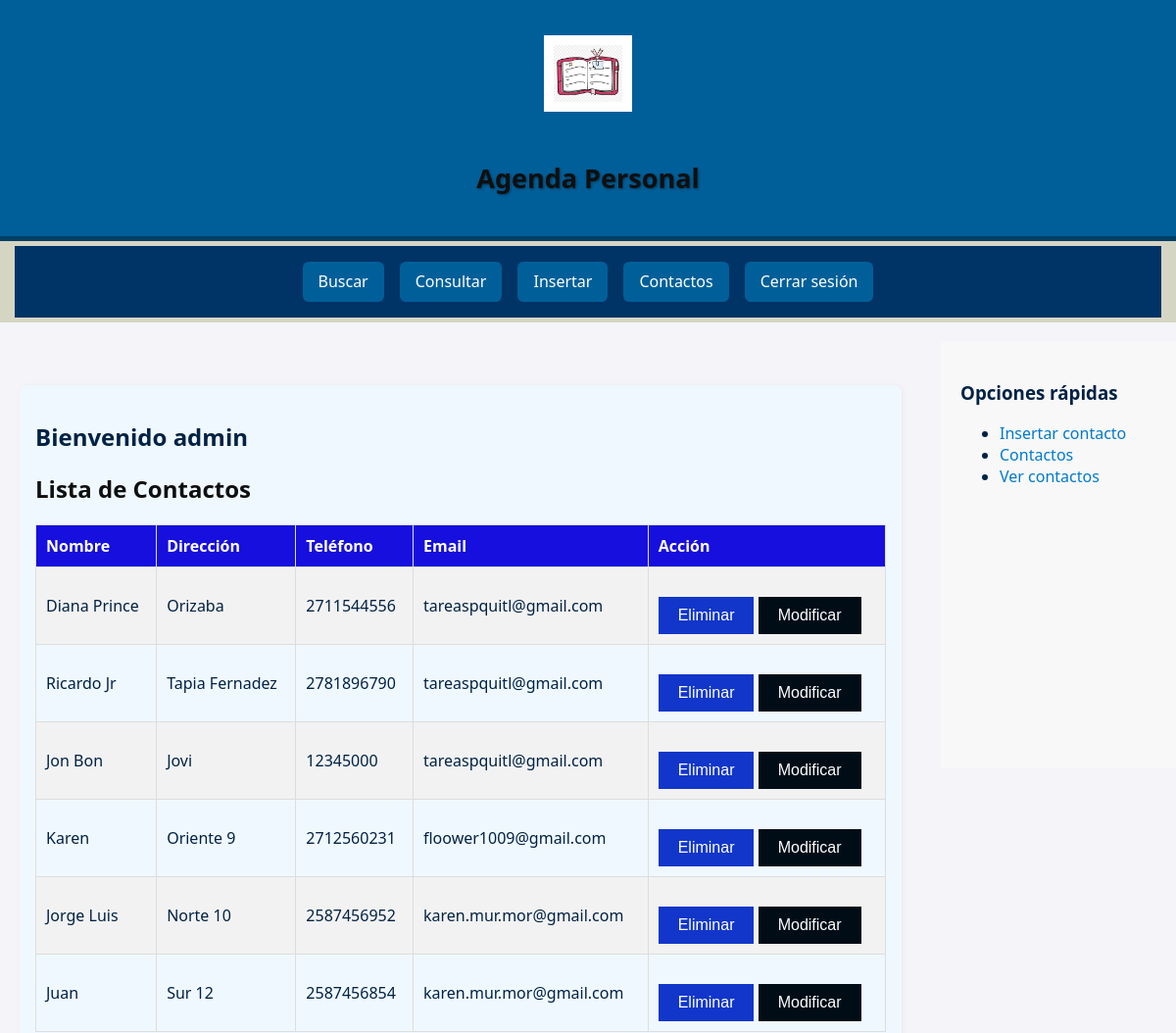
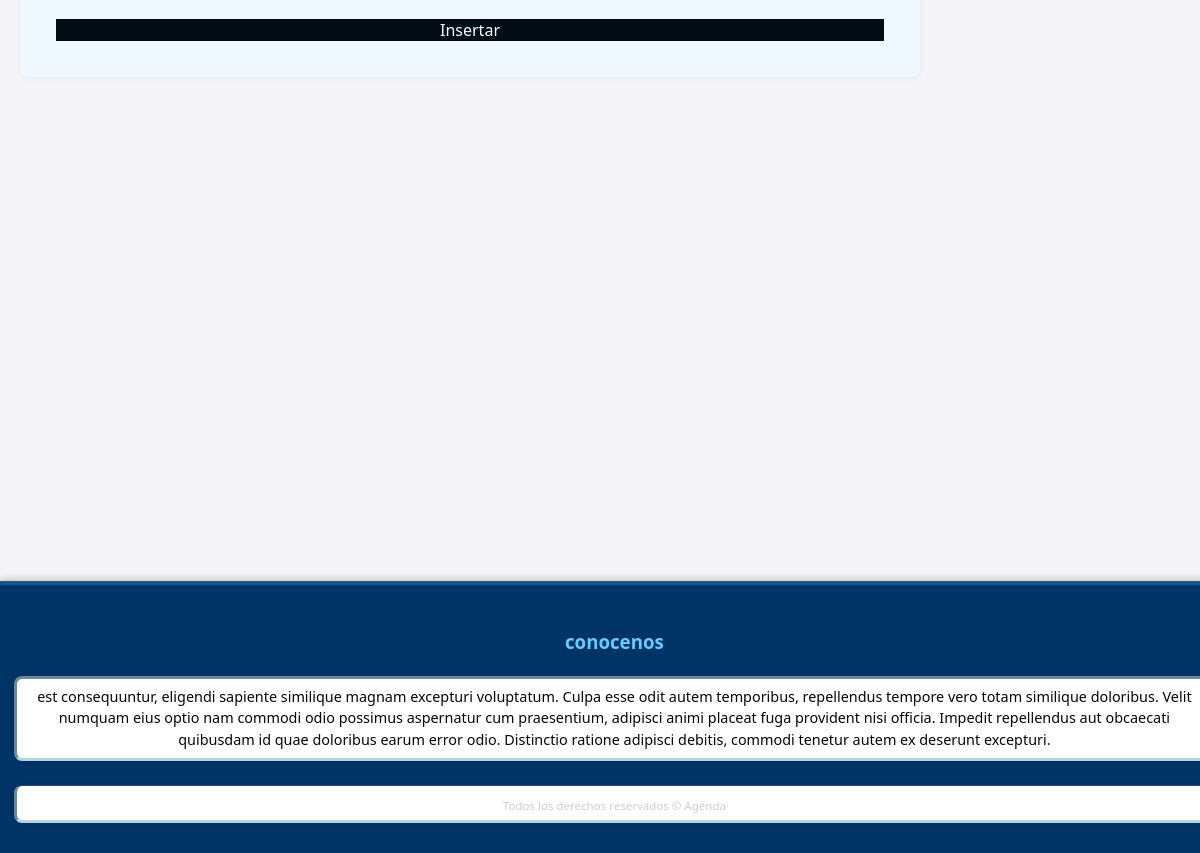
The app's page /eliminar.php (signed in) with its own data (2 pictures, top to bottom).
### tables this page shows
CREATE TABLE `contactos` (
  `id` int(11) NOT NULL,
  `nombre` varchar(40) NOT NULL,
  `direccion` varchar(40) NOT NULL,
  `telefono` varchar(40) NOT NULL,
  `email` varchar(40) NOT NULL,
  `id_usuario` int(11) NOT NULL
);

### eliminar.php (the view, shortened to what this page needs)
<?php
$sNom = "";
$sTipo = "";
$id_usuario = 0;
if (isset($_SESSION["usuario"]) && isset($_SESSION["tipo"]) && isset($_SESSION["id_usuario"])) {
    $sNom = $_SESSION["usuario"];
    $sTipo = $_SESSION["tipo"];
    $id_usuario = $_SESSION["id_usuario"];
} else {
    $sErr = "Debe estar firmado";
}
$conexion = new mysqli("localhost", "root", "", "agenda1");
if ($sTipo === 'admin') {
    $sql = "SELECT * FROM contactos";
    $stmt = $conexion->prepare($sql);
} else {
    $sql = "SELECT * FROM contactos WHERE id_usuario = ?";
    $stmt = $conexion->prepare($sql);
    $stmt->bind_param("i", $id_usuario);
}
$stmt->execute();
$contactos = $stmt->get_result();
?>
<!DOCTYPE html>
<html lang="es">
<head>
</head>
<body>
<?php include_once("menu.php"); ?>
<br><br>
<section class="container1">
    <h1>Bienvenido <?php echo htmlspecialchars($sNom); ?></h1>
    <h2>Lista de Contactos</h2>
    <table class="tabla-contactos" border="1">
        <tr>
            <th>Nombre</th>
            <th>Dirección</th>
            <th>Teléfono</th>
            <th>Email</th>
            <th>Acción</th>
        </tr>
        <?php while ($row = $contactos->fetch_assoc()): ?>
            <tr>
                <td><?php echo htmlspecialchars($row["nombre"]); ?></td>
                <td><?php echo htmlspecialchars($row["direccion"]); ?></td>
                <td><?php echo htmlspecialchars($row["telefono"]); ?></td>
                <td><?php echo htmlspecialchars($row["email"]); ?></td>
                <td>
                    <button onclick="confirmarEliminacion(
                        <?php echo $row['id']; ?>,
                        '<?php echo addslashes($row['nombre']); ?>',
                        '<?php echo addslashes($row['direccion']); ?>',
                        '<?php echo addslashes($row['telefono']); ?>',
                        '<?php echo addslashes($row['email']); ?>'
                    )">Eliminar</button>
                    <a href="modificar.php?
                        id=<?= urlencode($row['id']) ?>
                        &nombre=<?= urlencode($row['nombre']) ?>
                         &direccion=<?= urlencode($row['direccion']) ?>
                        &telefono=<?= urlencode($row['telefono']) ?>
                        &email=<?= urlencode($row['email']) ?>"
                        style="text-decoration: none;">
                        <button style="background-color:rgb(0, 13, 23); color: white;">Modificar</button>
                        </a>
                </td>
            </tr>
        <?php endwhile; ?>
    </table>
    <div align="center" style="margin: 20px;">
    <a class="menu" href="insertar.php" style="background-color:rgb(0, 13, 23); color: white;">Insertar</a>
    </div>
        </section>
<br><br>
</body>
</html>

### css/sty.css (style rules this page uses)
a:link { color: #007acc; text-decoration: none; transition: color 0.3s ease; }
a.menu { display: block; }
img.logo { width:70px; height:70px; }
p { margin-bottom: 0.06em; padding: 0.5em; border: medium inset #add8e6; border-radius: 8px; background-color: #ffffff; box-shadow: 0 0 5px rgba(0, 0, 0, 0.05); }
body { font-family: 'Segoe UI', Verdana, Helvetica, Arial, "Times New Roman", sans-serif; color: #002244; background-image: url("ruta/a/tu/imagen.jpg"); background-size: cover; background-position: center; background-repeat: no-repeat; min-height: 100vh; margin: 0; padding: 0; }
img, video, canvas { max-width: 100%; display: block; }
header { padding: 1em; color: #ffffff; font-weight: bold; font-size: large; background-color: #005f99; text-align: center; text-transform: capitalize; text-shadow: 1px 1px 3px rgba(0, 0, 0, 0.4); border-bottom: 5px solid #003f66; display: flex; flex-direction: column; align-items: center; justify-content: center; }
img.logo { height: auto; margin-bottom: 0.5em; }
#titPral { display: inline; vertical-align: 90%; }
.contenedor { display: flex; flex-wrap: wrap; justify-content: space-between; align-items: flex-start; }
section { width: 75%; min-height: 30em; margin: 20px; padding: 1em; background-color: #f0f8ff; border-radius: 8px; box-shadow: 1px 1px 6px rgba(0, 0, 0, 0.05); text-transform: none; box-sizing: border-box; }
.sidebar, aside { width: 25%; padding: 10px; background-color: rgb(44, 119, 209); box-sizing: border-box; }
aside { float: right; height: 435px; margin: 20px -10px 20px 0; background: rgb(251, 251, 249); }
footer { clear: both; text-align: center; background: #ccc; width: 100%; background-color: #003366; color: #ffffff; padding: 2em 1em; font-size: 0.9em; border-top: 4px solid #005f99; box-shadow: 0 -2px 8px rgba(0, 0, 0, 0.2); margin-top: 440px; }
footer h2 { font-size: 1.3em; margin-bottom: 0.5em; color: #66ccff; }
footer .nosotros, footer .menu-navegacion { flex: 1 1 300px; }
footer p { margin-top: 1.5em; line-height: 1.5; color: #060606; }
footer .copyright { text-align: center; margin-top: 2em; font-size: 0.8em; color: #cccccc; border-top: 1px solid #444; padding-top: 1em; }
.sidebar { width: 250px; background-color: #f0f0f0; padding: 20px; }
.sidebar { width: 250px; padding: 20px; background-color: #f8f8f8; }

### eliminar.php (style rules this page uses)
body { font-family: Arial, sans-serif; background-color: #f4f4f9; color: #333; margin: 0; padding: 20px; }
table { width: 100%; border-collapse: collapse; margin-top: 20px; }
td, th { padding: 10px; text-align: left; border: 1px solid #ddd; }
th { background-color:rgb(22, 15, 221); color: white; font-weight: bold; }
tr:nth-child(even) { background-color: #f2f2f2; }
h2 { color:rgb(15, 15, 15); }
button { background-color:rgb(17, 54, 201); color: white; padding: 10px 20px; border: none; cursor: pointer; margin-top: 20px; font-size: 16px; }

### records on screen
contactos: nombre "Diana Prince", direccion "Orizaba", telefono "2711544556", email "tareaspquitl@gmail.com"
contactos: nombre "Ricardo Jr", direccion "Tapia Fernadez", telefono "2781896790", email "tareaspquitl@gmail.com"
contactos: nombre "Jon Bon", direccion "Jovi", telefono "12345000", email "tareaspquitl@gmail.com"
contactos: nombre "Karen", direccion "Oriente 9", telefono "2712560231", email "floower1009@gmail.com"
contactos: nombre "Jorge Luis", direccion "Norte 10", telefono "2587456952", email "karen.mur.mor@gmail.com"
contactos: nombre "Juan", direccion "Sur 12", telefono "2587456854", email "karen.mur.mor@gmail.com"

### other values on screen
$sNom "admin"
